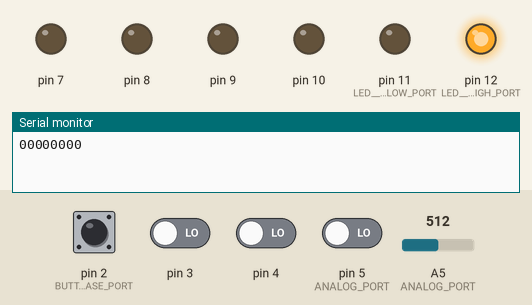
The sketch below on a simulated Arduino Uno, built with avr-gcc and run on an emulated ATmega328P. On the bench: output pins drawn as LEDs (lit = HIGH), the last lines printed to the serial monitor. Dashed ring = blinking. Inputs (shaded band) come from the test bench; at power-on: pin 2 (BUTTON__BASE_PORT), pin 3, pin 4, pin 5 (ANALOG_PORT) LOW, A5 (ANALOG_PORT) = 512.

Above: at 1.3 s.
1.4 s: A5 (ANALOG_PORT) set to 521
At 2.3 s:
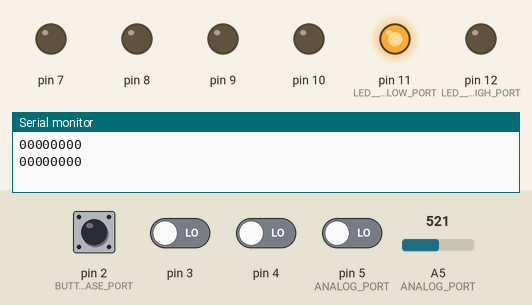
3.0 s: pin 3 driven HIGH
At 3.4 s:
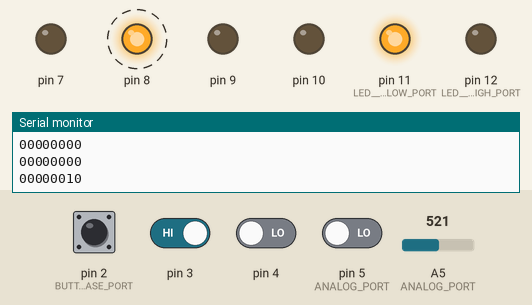
6.0 s: A5 (ANALOG_PORT) set to 986
9.0 s: A5 (ANALOG_PORT) set to 1017
At 9.13 s:
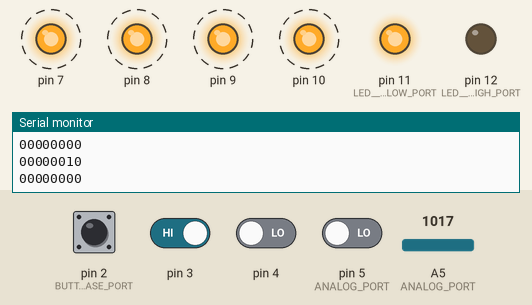
12.0 s: A5 (ANALOG_PORT) set to 511
At 12.13 s:
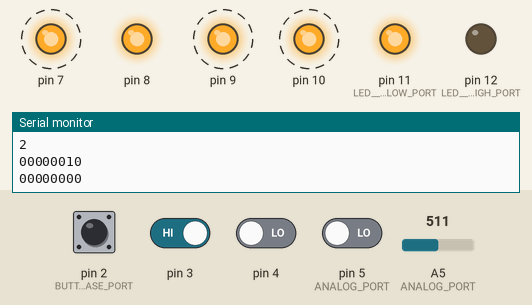
15.0 s: pin 2 (BUTTON__BASE_PORT) pulled HIGH for 0.6 s
At 15.4 s:
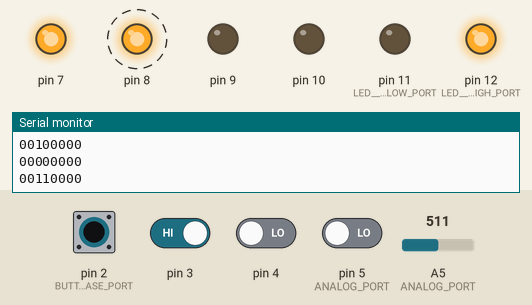
Timing chart, 0 to 19.0 s (numbered marks = the images above; inputs shaded):
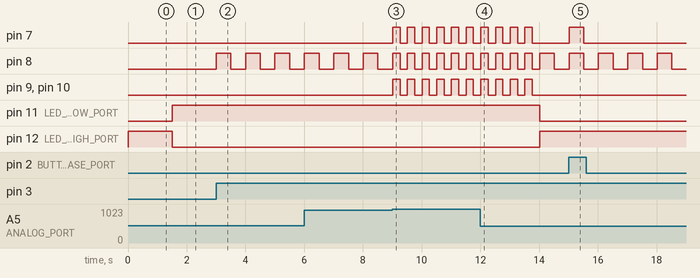

The sketch:

ComboLockBox.ino
```cpp
/*

Hardware consist of
  - 4 momentary buttons with pull down resistors (Brown-Black-Orange Gold, 10k ohm 5% tolerance)
  - 1 Potentiometer
  - 4 Red LEDs w/ resistors (Yellow-Violet-Brown Gold, 470 ohm 5% tolerance)
  - 1 Green LED w/ resistor (same as above)
  - 1 Yellow LED w/ resistor (same as above)

  Buttons provide 8-bit binary value input
  Potentiometer allows for selecting between:
    - Far counter clockwise = Set code
    - Left (counter clockwise) of center = buttons set low bits (1 2 4 8)
        and green light on (pin 11, aka LED__BITS_LOW_PORT)
    - Right (clockwise) of center = buttons set high bits (16 32 64 128)
        and yellow light on (pin 12, aka LED__BITS_HIGH_PORT)
    - Far clockwise = Check code
        and red LEDs either flash all together (wrong code) or in sequence left to right (correct code)

*/

#define LED__BITS_LOW_PORT 11
#define LED__BITS_HIGH_PORT 12

#define LED__BANK_BASE_PORT 7
#define LED__BANK_COUNT 4

#define BUTTON__BASE_PORT 2
#define BUTTON__COUNT 4

#define ANALOG_PORT 5
#define ANALOG_THRESHOLD 512

int anaVal; // analog port value
int baseButton = 0;
int prevBaseButton = 0;

int currentButtons[8];
int storedButtons[8];
int buttonsChanged = false;

int combo = 42;
int bDoComboCheck = false;
int bDoComboSet = false;
int bLocked = true;

int idx; // shared loop counter
int waitTime;


void setup() {

  // Setup Debug output
  Serial.begin(9600);

  // Setup LEDs
  pinMode(LED__BITS_LOW_PORT, OUTPUT);
  pinMode(LED__BITS_HIGH_PORT, OUTPUT);

  for (idx=LED__BANK_BASE_PORT; idx<(LED__BANK_BASE_PORT+LED__BANK_COUNT); idx++)
    pinMode(idx, OUTPUT);

  // Setup Buttons
  for (idx=BUTTON__BASE_PORT; idx<(BUTTON__BASE_PORT+BUTTON__COUNT); idx++)
    pinMode(idx, INPUT);

  clearButtons();

} // setup

void loop() {

  setBaseButton();
  sampleButtons();

  if (isButtonChangeDetected()) {
    updateBankLEDs();
    buttonsChanged = false;

  } // if buttonsChanged

  // wait half second before looping
  delay(waitTime);

  // if requested, do combo check
  if (bDoComboCheck)
    doComboCheck();

  if (bDoComboSet)
    doComboSet();

} // loop

void clearButtons() {

    // Setup button status storage
  for (idx=0; idx<8; idx++) {
    currentButtons[idx] = false;
    storedButtons[idx] = false;
  }

} // clearButtons

int setBaseButton() {
   // read analog dial and based on val, set base button

   anaVal = analogRead(ANALOG_PORT);

   // set base low for above threshold, high for below
   // Note: this seems 'reversed' due to the layout on the test board.
   baseButton = (anaVal > ANALOG_THRESHOLD) ? 0 : 4;

   // set waitTime to zero if anaVal is greater than 1000 or below 23
   if (anaVal < 23)
     bDoComboSet = true;

   if ((anaVal > 1000) && (bLocked))
     bDoComboCheck = true;

   if ((anaVal > 1000) || (anaVal < 23))
     waitTime = 0;
   else {
     waitTime = 500;
     bLocked = true;
   }

   // Set Hi/Low LED
   if (baseButton == 0) {
     digitalWrite(LED__BITS_LOW_PORT, HIGH);
     digitalWrite(LED__BITS_HIGH_PORT, LOW);

   }
   else {
     digitalWrite(LED__BITS_LOW_PORT, LOW);
     digitalWrite(LED__BITS_HIGH_PORT, HIGH);

   }

   // See if LED bank should be updated
   if (prevBaseButton != baseButton) {
     updateBankLEDs();
     prevBaseButton = baseButton;
   }

   return baseButton;

} // setBaseButton

void sampleButtons() {
   // read button bank (based on baseButton) into currentBtns[].

   // UNO only has room for 4 buttons
   for (idx=0; idx<BUTTON__COUNT; idx++)
     currentButtons[baseButton+idx] = digitalRead(BUTTON__BASE_PORT + idx);

}

int isButtonChangeDetected() {
  // if currentButtons differ from prevButtons, return true
  // update prevButtons to equal current if change detected.

  int bChanged = false;

  for (idx=0; idx<8; idx++) {
    if (currentButtons[idx] == HIGH) {
      // button is pressed
      storedButtons[idx] = (storedButtons[idx] == LOW) ? HIGH : LOW;
      bChanged = true;
    }

  } // for idx

  return bChanged;

} // isButtonChangeDetected

void updateBankLEDs() {
   // update the display LEDs based on button presses

  for(idx=0; idx<LED__BANK_COUNT; idx++) {
    digitalWrite(idx+LED__BANK_BASE_PORT, storedButtons[baseButton+idx]);
  }

  // Update to debug console for now
  for(idx=7; idx>=0; idx--)
    Serial.print(storedButtons[idx]);
  Serial.println();

}

int calcCodeTotal() {

  int twoPow[8] = {1, 2, 4, 8, 16, 32, 64, 128};

  int total = 0;
  for (idx=0; idx<8; idx++)
    total = total + twoPow[idx] * storedButtons[idx];

  return total;

}

void doComboCheck() {

  int total = calcCodeTotal();

  if (total == combo)
    doUnlock();
  else
    doBadCombo();

  Serial.println();
  Serial.println(total);
  Serial.println();

  bDoComboCheck = false;

}

void doComboSet() {

  int total = calcCodeTotal();

  // prevent setting combo to zero.
  // prevents turn full left then full right to unlock.
  if (total == 0) {
    doBadCombo();
    bDoComboSet = false;
    return;
  }

  combo = total;
  clearButtons();
  updateBankLEDs();

  int x;
  for (x=0; x<3; x++) {

    for(idx=(LED__BANK_BASE_PORT+LED__BANK_COUNT-1); idx>=LED__BANK_BASE_PORT; idx--) {
      delay(125);
      digitalWrite(idx, HIGH);
    }
    delay(250);

    for(idx=(LED__BANK_BASE_PORT+LED__BANK_COUNT-1); idx>=LED__BANK_BASE_PORT; idx--) {
      delay(125);
      digitalWrite(idx, LOW);
    }

  } // for x

  bDoComboSet = false;

}

void doUnlock() {

  // For now, just animate the lights
  clearButtons();
  updateBankLEDs();

  int x;
  for (x=0; x<5; x++) {

    for(idx=LED__BANK_BASE_PORT; idx<(LED__BANK_BASE_PORT+LED__BANK_COUNT); idx++) {
      delay(125);
      digitalWrite(idx, HIGH);
    }
    delay(250);

    for(idx=LED__BANK_BASE_PORT; idx<(LED__BANK_BASE_PORT+LED__BANK_COUNT); idx++) {
      delay(125);
      digitalWrite(idx, LOW);
    }

  } // for x

  bLocked = false;

}

void doBadCombo() {

  // For now, just animate the lights
  clearButtons();
  updateBankLEDs();

  int x;
  for (x=0; x<5; x++) {

    for(idx=LED__BANK_BASE_PORT; idx<(LED__BANK_BASE_PORT+LED__BANK_COUNT); idx++) {
      digitalWrite(idx, HIGH);
    }
    delay(250);

    for(idx=LED__BANK_BASE_PORT; idx<(LED__BANK_BASE_PORT+LED__BANK_COUNT); idx++) {
      digitalWrite(idx, LOW);
    }
    delay (250);

  } // for x

}

void debugMsg(int msg) {

   Serial.println(msg);

} // debugMsg
```

Measured:
- the behaviour switches between 512 and 513 on A5 (ANALOG_PORT) (found by bisection; images 0 and 1)
- the behaviour switches between 1000 and 1001 on A5 (ANALOG_PORT) (found by bisection; images 2 and 3)
- after the input at 1.4 s, pin 11 (LED__BITS_LOW_PORT): LOW → HIGH after 0.10 s; pin 12 (LED__BITS_HIGH_PORT): HIGH → LOW after 0.10 s
- after the input at 3.0 s, pin 8: alternates HIGH for 0.50 s and LOW for 0.50 s, starting at once
- after the input at 9.0 s, pin 7, pin 9, pin 10: alternates HIGH for 0.25 s and LOW for 0.25 s, starting at once; pin 8: alternates HIGH for 0.25 s and LOW for 0.25 s, starting after 0.26 s
- after the input at 12.0 s, pin 7, pin 9, pin 10: goes on until 13.8 s, then stays LOW; pin 11 (LED__BITS_LOW_PORT): HIGH → LOW after 2.0 s; pin 12 (LED__BITS_HIGH_PORT): LOW → HIGH after 2.0 s
- after the input at 15.0 s, pin 7: LOW → HIGH at once, → LOW 0.50 s later
